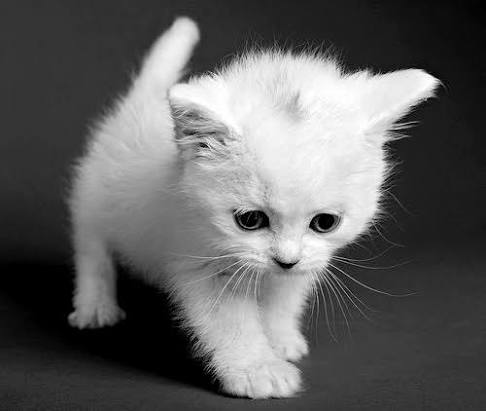
#> input picture image12.jpeg, 486 x 411 px, found by its file name
$ jupyter execute Untitled.ipynb
#> lines starting #> are read from the running program, lines starting #| are printed output that depends on the picture; after the words box and inside, x2 and y2 are one past the last pixel; in counts of white or black regions, pixels touching at a corner belong together
Exp no 12 : Face Detection using Haar Cascades with OpenCV and Matplotlib

Name : PUgazh sozhan.A

Reg no : 212224240121

[cell 1]
import cv2
import numpy as np
import matplotlib.pyplot as plt
import os

# =========================
# PART 1: ROI SEGMENTATION
# =========================

image = cv2.imread('image12.JPEG')
#> image is the input picture: shape (411, 486, 3); min 0, max 255, mean 95.9

if image is None:
   print("Error: spider.png not found")
   exit()

image_rgb = cv2.cvtColor(image, cv2.COLOR_BGR2RGB)

plt.imshow(image_rgb)
plt.title("Original Image")
plt.axis('off')
plt.show()

# ROI
roi = image[100:420, 200:550]
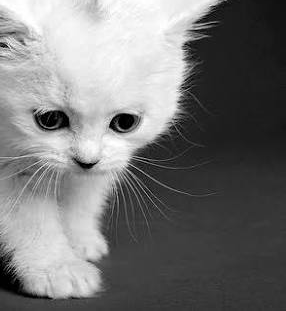
#> roi: shape (311, 286, 3); min 0, max 255, mean 118.9

mask = np.zeros_like(image)
mask[100:420, 200:550] = roi
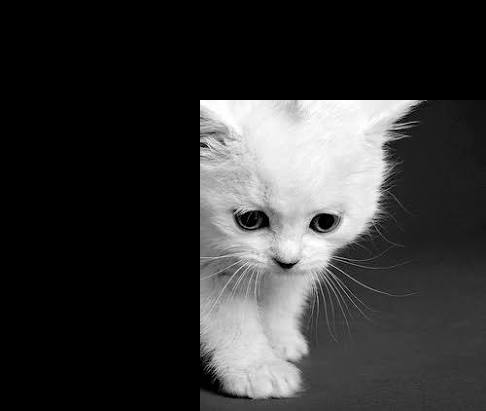
#> mask: shape (411, 486, 3); min 0, max 255, mean 52.9

segmented = cv2.bitwise_and(image, mask)

plt.imshow(cv2.cvtColor(segmented, cv2.COLOR_BGR2RGB))
plt.title("Segmented ROI")
plt.axis('off')
plt.show()


# =========================
# PART 2: EDGE DETECTION
# =========================

image = cv2.imread('image12.JPEG')

if image is None:
   print("Error: spider.png not found")
   exit()

gray = cv2.cvtColor(image, cv2.COLOR_BGR2GRAY)
blur = cv2.GaussianBlur(gray, (5, 5), 0)
edges = cv2.Canny(blur, 50, 150)
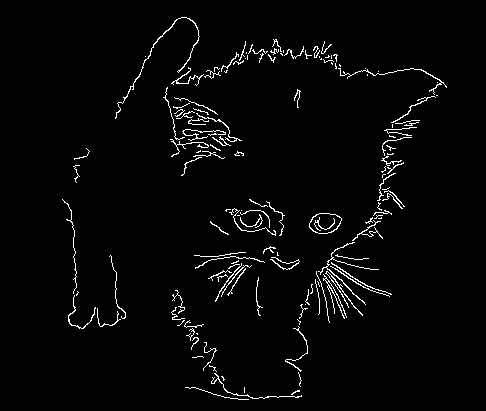
#> edges: shape (411, 486); 2.6% white in thin lines or dots, all inside (x1, y1, x2, y2) = (62, 17, 447, 400)

plt.imshow(edges, cmap='gray')
plt.title("Canny Edge Detection")
plt.axis('off')
plt.show()

contours, _ = cv2.findContours(edges, cv2.RETR_EXTERNAL, cv2.CHAIN_APPROX_SIMPLE)
#> contours = 141 contours, 125 with area under 20; largest, box (x1, y1, x2, y2) and area: (309, 213, 342, 234) 502, (115, 17, 200, 119) 70, (318, 242, 379, 305) 46, (325, 271, 363, 316) 32, (323, 274, 347, 319) 30

result = image.copy()

for c in contours:
   if cv2.contourArea(c) > 50:
       x, y, w, h = cv2.boundingRect(c)
       cv2.rectangle(result, (x, y), (x+w, y+h), (0, 255, 0), 2)
#> this loop made 141 passes
#> (x, y, w, h) on passes 56, 141: (309, 213, 33, 21), (115, 17, 85, 102)
#> c on passes 2, 11, 19, 45, 51, 54: [[244, 387], [244, 392]], [[196, 333], [197, 334], [197, 333]], [[305, 304]], [[277, 252], [277, 255], [278, 255], [277, 254]], [[381, 217], [380, 218], [378, 218], [381, 218]], [[237, 215], [239, 215]]
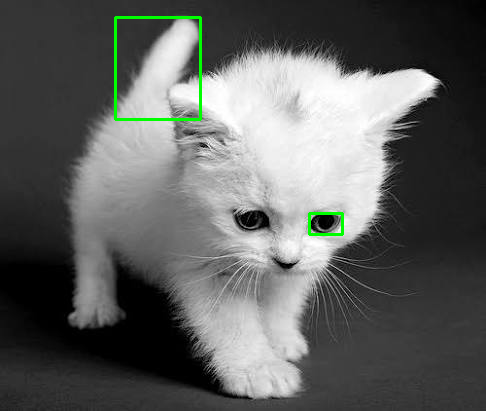
#> result: shape (411, 486, 3); 0.72% of pixels changed, all inside (x1, y1, x2, y2) = (114, 16, 344, 236)

plt.imshow(cv2.cvtColor(result, cv2.COLOR_BGR2RGB))
plt.title("Contour Detection")
plt.axis('off')
plt.show()


# =========================
# PART 3: OBJECT DETECTION (SAFE VERSION)
# =========================

config_file = 'deploy.prototxt'
weights_file = 'mobilenet_iter_73000.caffemodel'

# If model files NOT found → skip safely
if not os.path.exists(config_file) or not os.path.exists(weights_file):
   print("⚠️ Model files not found → Skipping Object Detection part")
else:
   net = cv2.dnn.readNetFromCaffe(config_file, weights_file)

   class_labels = {
       0:'background',1:'aeroplane',2:'bicycle',3:'bird',4:'boat',
       5:'bottle',6:'bus',7:'car',8:'cat',9:'chair',10:'cow',
       11:'diningtable',12:'dog',13:'horse',14:'motorbike',
       15:'person',16:'pottedplant',17:'sheep',18:'sofa',
       19:'train',20:'tvmonitor'
   }

   image = cv2.imread('image12.JPEG')

   if image is None:
       print("Error: spider.png not found")
       exit()

   (h, w) = image.shape[:2]

   blob = cv2.dnn.blobFromImage(image, 0.007843, (300, 300), 127.5)
   net.setInput(blob)
   detections = net.forward()

   for i in range(detections.shape[2]):
       confidence = detections[0, 0, i, 2]

       if confidence > 0.5:
           idx = int(detections[0, 0, i, 1])
           label = class_labels.get(idx, "Unknown")

           box = detections[0, 0, i, 3:7] * np.array([w, h, w, h])
           (startX, startY, endX, endY) = box.astype("int")

           cv2.rectangle(image, (startX, startY), (endX, endY), (0, 255, 0), 2)
           cv2.putText(image, label, (startX, startY - 10),
                       cv2.FONT_HERSHEY_SIMPLEX, 0.5, (255, 0, 0), 2)

   plt.imshow(cv2.cvtColor(image, cv2.COLOR_BGR2RGB))
   plt.title("Object Detection (MobileNet-SSD)")
   plt.axis('off')
   plt.show()
